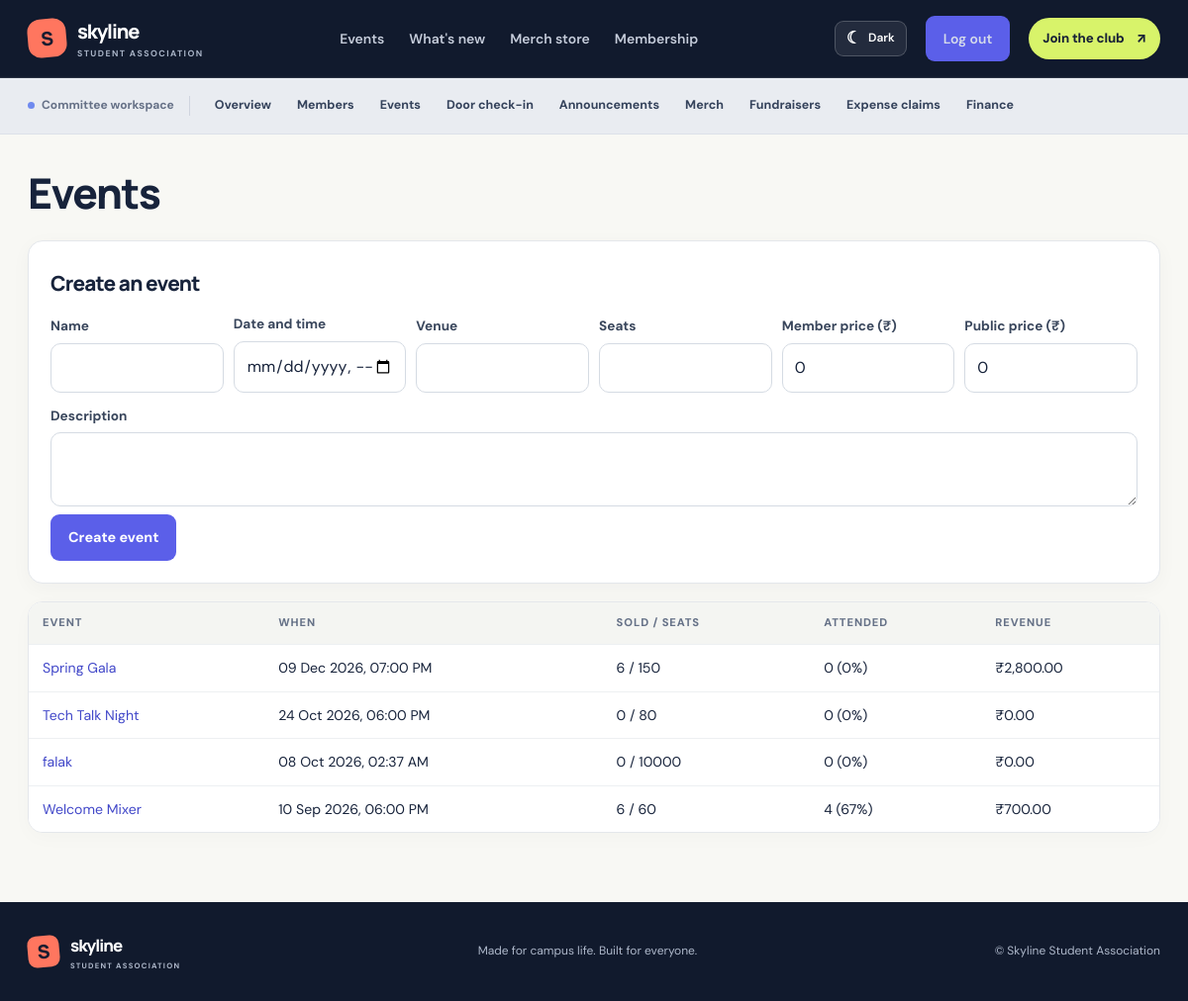
Screenshot of /admin/events (signed in) with the database file from the repository.
### tables this page shows
CREATE TABLE events (
    id INTEGER PRIMARY KEY,
    name TEXT NOT NULL,
    description TEXT,
    venue TEXT,
    starts_at TEXT NOT NULL,
    capacity INTEGER NOT NULL,
    member_price REAL NOT NULL DEFAULT 0,
    public_price REAL NOT NULL DEFAULT 0,
    created_at TEXT NOT NULL
);

### app.py (the view, shortened to what this page needs)
@app.route('/admin/events', methods=['GET', 'POST'])
@admin_required
def admin_events():
    rows = query(EVENT_SQL + ' ORDER BY e.starts_at DESC')
    return render_template('admin_events.html', events=rows, stats={r['id']: event_stats(r['id']) for r in rows})

### app.py (called while the page is built)
@app.context_processor
def inject_csrf_token():
    from flask_wtf.csrf import generate_csrf
    return {"csrf_token": generate_csrf}

@app.template_filter('money')
def money_filter(value):
    return f"₹{float(value or 0):,.2f}"

@app.template_filter('pretty')
def pretty_filter(value):
    if not value:
        return ''
    try:
        parsed = datetime.fromisoformat(value)
    except ValueError:
        return value
    if 'T' in value or ' ' in value:
        return parsed.strftime('%d %b %Y, %I:%M %p')
    return parsed.strftime('%d %b %Y')

@app.context_processor
def inject_globals():
    return {'is_admin': bool(session.get('admin')), 'status_of': member_status}

def admin_required(view):
    @wraps(view)
    def wrapper(*args, **kwargs):
        if not session.get('admin'):
            return redirect(url_for('login', next=request.full_path.rstrip('?')))
        return view(*args, **kwargs)
    return wrapper

def event_stats(event_id):
    row = query("""SELECT COUNT(*) AS sold,
                          COALESCE(SUM(price_paid), 0) AS revenue,
                          SUM(CASE WHEN checked_in_at IS NOT NULL THEN 1 ELSE 0 END) AS attended,
                          SUM(is_member) AS members
                   FROM tickets WHERE event_id = ? AND paid = 1""", (event_id,), one=True)
    sold = row['sold'] or 0
    attended = row['attended'] or 0
    return {'sold': sold, 'revenue': row['revenue'], 'attended': attended,
            'members': row['members'] or 0, 'no_shows': sold - attended,
            'rate': round(attended * 100 / sold) if sold else 0}

### db.py (called while the page is built)
def get_db():
    if 'db' not in g:
        g.db = sqlite3.connect(DB_PATH)
        g.db.row_factory = sqlite3.Row
        g.db.execute('PRAGMA foreign_keys = ON')
    return g.db

def query(sql, args=(), one=False):
    cur = get_db().execute(sql, args)
    rows = cur.fetchall()
    cur.close()
    if one:
        return rows[0] if rows else None
    return rows

### templates/admin_events.html (shortened to what this page needs)
{% extends 'base.html' %}
{% block content %}
<h1>Events</h1>
<form method="post" class="card">
  <h2>Create an event</h2>
  <div class="inline">
    <div><label>Name</label><input name="name" required></div>
    <div><label>Date and time</label><input name="starts_at" type="datetime-local" required></div>
    <div><label>Venue</label><input name="venue"></div>
    <div><label>Seats</label><input name="capacity" type="number" min="1" required></div>
    <div><label>Member price (₹)</label><input name="member_price" type="number" step="0.01" min="0" value="0"></div>
    <div><label>Public price (₹)</label><input name="public_price" type="number" step="0.01" min="0" value="0"></div>
  </div>
  <label>Description</label><textarea name="description" rows="2"></textarea><br>
  <button type="submit">Create event</button>
</form>
<div class="table-wrap"><table>
  <tr><th>Event</th><th>When</th><th>Sold / seats</th><th>Attended</th><th>Revenue</th></tr>
  {% for e in events %}{% set s = stats[e.id] %}
  <tr><td><a href="{{ url_for('admin_event', event_id=e.id) }}">{{ e.name }}</a></td><td>{{ e.starts_at|pretty }}</td>
    <td>{{ s.sold }} / {{ e.capacity }}</td><td>{{ s.attended }} ({{ s.rate }}%)</td><td>{{ s.revenue|money }}</td></tr>
  {% else %}<tr><td colspan="5" class="muted">No events yet.</td></tr>{% endfor %}
</table></div>
{% endblock %}

### static/style.css (style rules this page uses)
:root { --ink: #17243b; --ink-deep: #101b31; --ink-soft: #283752; --paper: #f7f7f3; --white: #ffffff; --muted: #747e8e; --line: #e4e7e9; --lime: #d7f36a; --blue: #647df5; --brand: #536de8; --brand-dark: #3c52c5; --ok: #18794e; --warn: #a96510; --bad: #b42332; --shadow: 0 16px 42px rgba(23, 36, 59, .07); }
* { box-sizing: border-box; }
html { scroll-behavior: smooth; }
body { margin: 0; font-family: 'DM Sans', system-ui, -apple-system, 'Segoe UI', sans-serif; background: var(--paper); color: var(--ink); line-height: 1.6; -webkit-font-smoothing: antialiased; }
a { color: var(--brand-dark); text-decoration: none; transition: color .18s ease, background .18s ease, transform .18s ease; }
button, input, select, textarea { font: inherit; }
.btn, button { display: inline-flex; align-items: center; justify-content: center; gap: 12px; min-height: 44px; padding: 11px 17px; border: 1px solid transparent; border-radius: 9px; background: var(--brand); color: #fff; font-size: .9rem; font-weight: 700; cursor: pointer; text-decoration: none; transition: transform .18s ease, background .18s ease, box-shadow .18s ease; }
h1, h2, h3, h4 { color: var(--ink); font-family: 'Manrope', sans-serif; letter-spacing: -.035em; }
main h1 { margin: .2em 0 .55em; font-size: clamp(1.9rem, 4vw, 2.65rem); font-weight: 800; line-height: 1.12; }
main h2 { margin: .2em 0 .65em; font-size: 1.3rem; font-weight: 800; }
.card { padding: 22px; margin-bottom: 18px; border: 1px solid var(--line); border-radius: 13px; background: #fff; box-shadow: 0 3px 12px rgba(23,36,59,.025); }
label { display: block; margin: 13px 0 6px; color: #39465c; font-size: .85rem; font-weight: 700; }
input, select, textarea { width: 100%; padding: 11px 12px; border: 1px solid #d5dbe3; border-radius: 9px; outline: none; background: #fff; color: var(--ink); transition: border-color .15s ease, box-shadow .15s ease; }
.inline { display: flex; align-items: end; flex-wrap: wrap; gap: 10px; }
.inline > div { flex: 1; min-width: 140px; }
.inline label { margin-top: 0; }
.table-wrap { overflow-x: auto; border: 1px solid var(--line); border-radius: 11px; background: #fff; }
table { width: 100%; border-collapse: collapse; background: #fff; }
th, td { padding: 12px 14px; border-bottom: 1px solid #edf0f2; text-align: left; vertical-align: top; font-size: .88rem; }
th { background: #f2f4f7; color: #657187; font-size: .7rem; font-weight: 800; text-transform: uppercase; letter-spacing: .08em; }
tr:last-child td { border-bottom: 0; }
:root { --ink:#17233b;--ink-deep:#111a2d;--ink-soft:#293854;--paper:#f8f8f4;--white:#fff;--muted:#737e90;--line:#e4e7eb;--lime:#d8f36a;--blue:#5865f2;--brand:#5b5fe9;--brand-dark:#4248c9;--coral:#ff765f;--ok:#18794e;--warn:#a96510;--bad:#b42332;--shadow:0 18px 48px rgba(23,35,59,.10) }
body { background:#f8f8f4;color:var(--ink) }
.card,.table-wrap,.ticket,.col { border-radius:15px }
.card { box-shadow:0 5px 20px rgba(23,36,59,.035) }
.table-wrap { box-shadow:0 5px 20px rgba(23,36,59,.025) }
th { background:#f4f5f2 }
input,select,textarea { border-radius:10px }

### rows the page displays
events: name "Spring Gala", starts_at|pretty "09 Dec 2026, 07:00 PM", sold "6", capacity "150", attended "0", rate "0", revenue "₹2,800.00"
events: name "Tech Talk Night", starts_at|pretty "24 Oct 2026, 06:00 PM", sold "0", capacity "80", attended "0", rate "0", revenue "₹0.00"
events: name "falak", starts_at|pretty "08 Oct 2026, 02:37 AM", sold "0", capacity "10000", attended "0", rate "0", revenue "₹0.00"
events: name "Welcome Mixer", starts_at|pretty "10 Sep 2026, 06:00 PM", sold "6", capacity "60", attended "4", rate "67", revenue "₹700.00"
